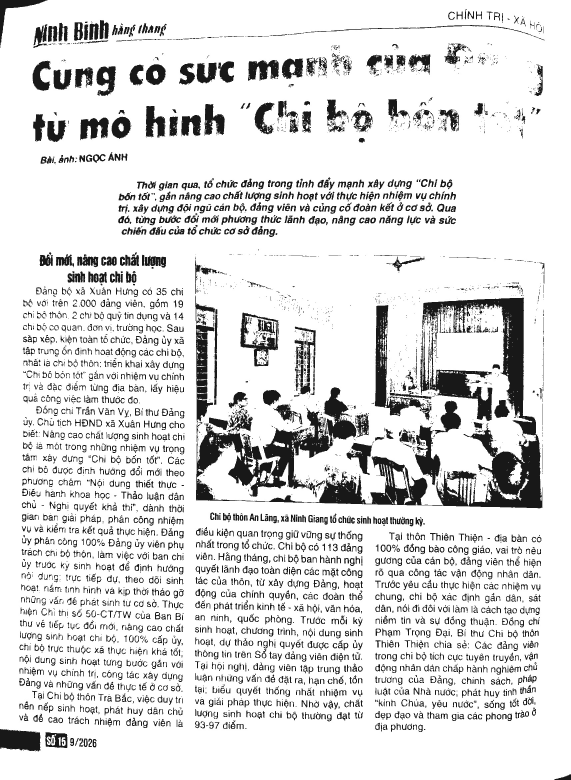
#> input picture giayto/app/de-an-nang-cap-scan/kiem-chung/R6.2/anh-app/IMG_NB_01_ink.jpg, 1713 x 2339 px, given as the content of the folder e-an-nang-cap-scan/kiem-chung/R6.2/anh-app/IMG_NB_01_ink.jpg, which was not available (shown at 1/3 size)
$ python chat-luong.py ../de-an-nang-cap-scan/kiem-chung/R6.2/anh-app/IMG_NB_01_ink.jpg ../de-an-nang-cap-scan/kiem-chung/R6.2/anh-app/IMG_NB_01_magic.jpg
#> lines starting #> are read from the running program, lines starting #| are printed output that depends on the picture; after the words box and inside, x2 and y2 are one past the last pixel; in counts of white or black regions, pixels touching at a corner belong together; pictures that were not available may be replaced by others from this repository, and a replacement may not be noted
#!/usr/bin/env python3
"""B01 — Bộ kiểm chất lượng ảnh.
Chấm điểm ảnh đầu ra pipeline (mặc định progress/V12/chuan): độ nét (phương sai Laplace),
độ thẳng (góc nghiêng dòng chữ, độ) và OCR (độ tin cậy trung bình tesseract 'vie', số từ).
  python3 scripts/chat-luong.py                 # ghi mốc chat-luong-moc.json
  python3 scripts/chat-luong.py --so-sanh DIR   # chấm DIR và so với mốc, lệch > 1% thì thoát mã 1
"""
import sys, json, glob, os, subprocess, csv, io
import numpy as np
from PIL import Image

MOC = "de-an-nang-cap-scan/kiem-chung/chat-luong-moc.json"
NGUONG = 0.01

def gray(p, long=1600):
#> called with p = '_only/IMG_NB_01_ink.jpg', long = 1600
    im = Image.open(p).convert("L"); s = long / max(im.size)
#> after `s = long / max(im.size)`: s = 0.684
    if s < 1: im = im.resize((round(im.width * s), round(im.height * s)), Image.BILINEAR)
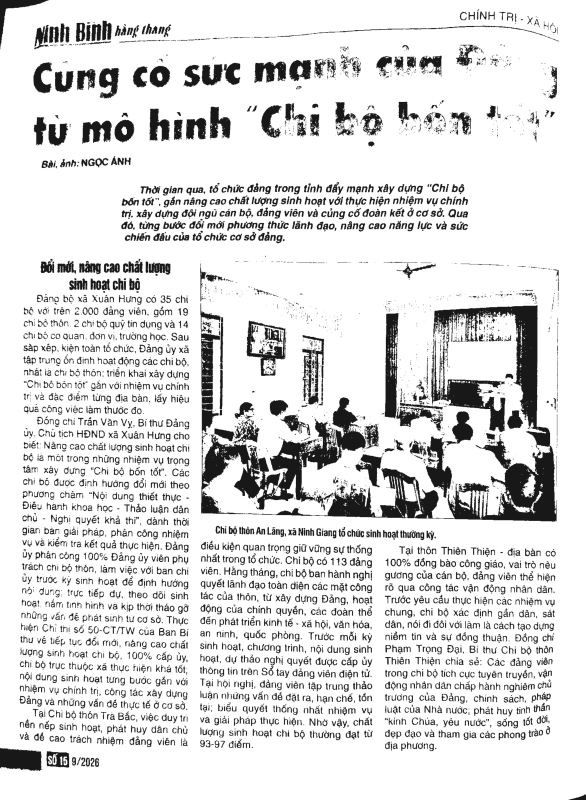
#> im: PIL image 1172x1600 L (shown at 1/2 size); min 20, max 255, mean 221
    return im

def net(a):
    a = a.astype(np.float64)
    lap = -4 * a[1:-1, 1:-1] + a[:-2, 1:-1] + a[2:, 1:-1] + a[1:-1, :-2] + a[1:-1, 2:]
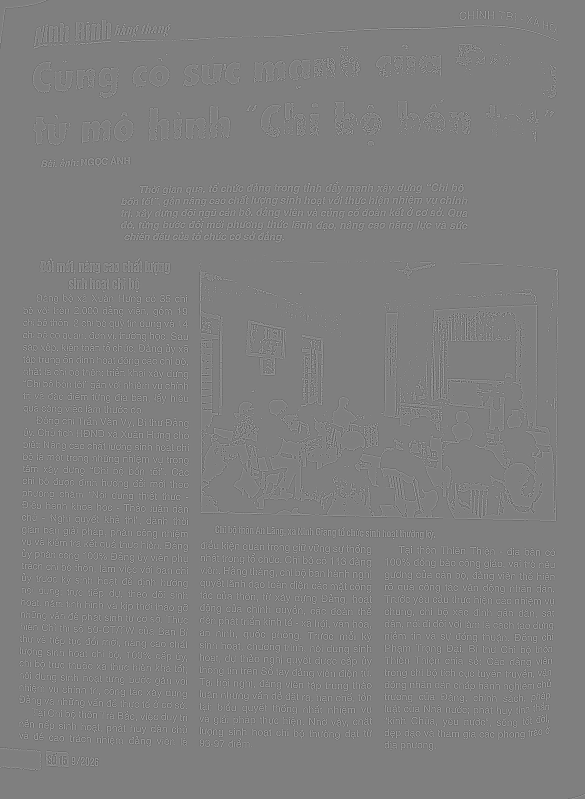
#> lap: shape (1598, 1170) float64 (shown at 1/2 size); min -718, max 714, mean 0; drawn with min black and max white
    return float(lap.var())

def nghieng(im):
    a = (np.asarray(im.resize((im.width // 2, im.height // 2))) < 128).astype(np.float64)
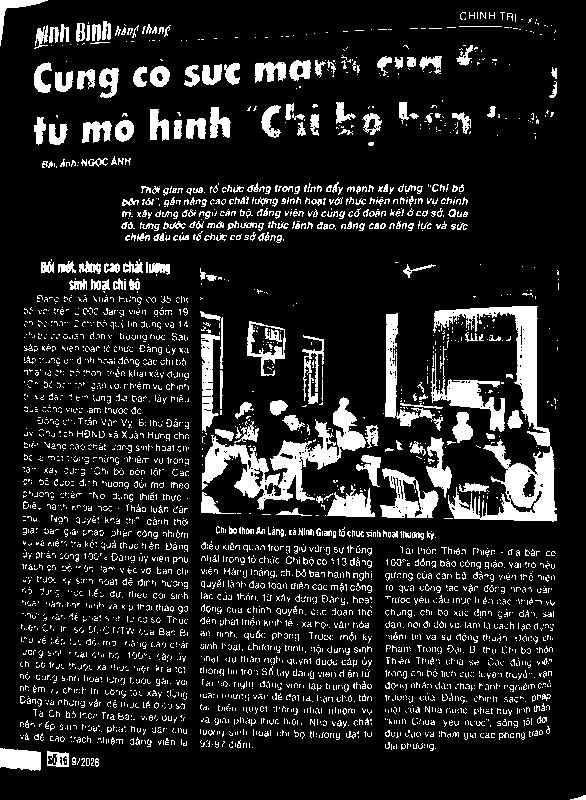
#> a: shape (800, 586) float64; values 0 (black) and 1 (white), 13.1% white; 3933 white regions (3647 under 20 px), largest, box (x1, y1, x2, y2) and area: (433, 306, 557, 522) 6823, (202, 397, 366, 510) 5023, (431, 353, 505, 432) 1590
    best, ang = -1, 0.0
    for d in np.arange(-5, 5.01, 0.25):
        r = np.asarray(Image.fromarray((a * 255).astype(np.uint8)).rotate(d, resample=Image.NEAREST)) > 0
        v = r.sum(1).astype(np.float64).var()
        if v > best: best, ang = v, float(d)
#> this loop made 41 passes
#> (v, best, ang) on passes 1, 2, 3, 4, 5, 6, 7, 8, 9, 10, 11, 18: (2807.5, 2807.5, -5), (2862.4, 2862.4, -4.75), (2899.4, 2899.4, -4.5), (2946.7, 2946.7, -4.25), (2995.5, 2995.5, -4), (3045.3, 3045.3, -3.75), (3082, 3082, -3.5), (3117.2, 3117.2, -3.25), (3140.5, 3140.5, -3), (3160.7, 3160.7, -2.75), (3177, 3177, -2.5), (3190.7, 3190.7, -0.75)
#> v on passes 12 to 17: 3174.7, 3166.5, 3149.4, 3124.1, 3112.4, 3147.9
#> pass 1, in nghieng, `r = np.asarray(Image.fromarray((a * 255).astype(np.uint8)).rotate(d, r..`:
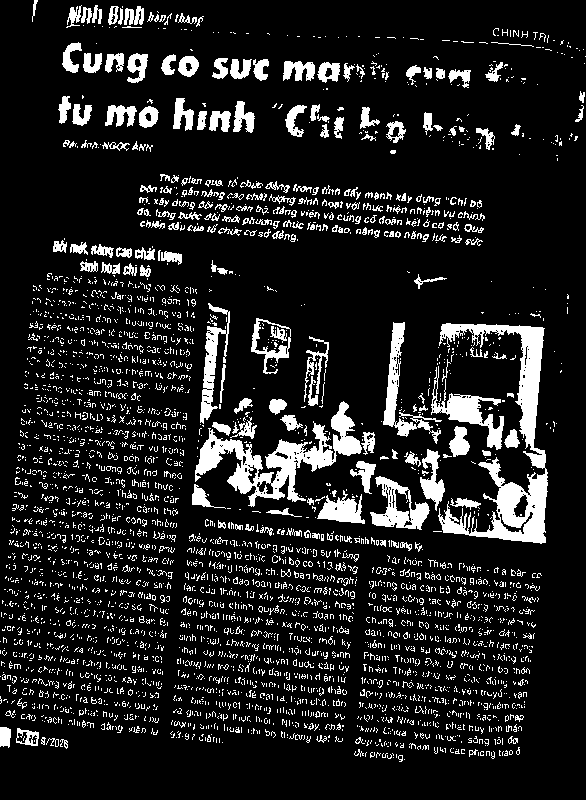
#> r: shape (800, 586) bool; 12.9% white; 3812 white regions (3504 under 20 px), largest, box (x1, y1, x2, y2) and area: (438, 323, 548, 544) 6839, (195, 401, 362, 507) 5023, (431, 366, 504, 450) 1606
#> pass 2, in nghieng, `r = np.asarray(Image.fromarray((a * 255).astype(np.uint8)).rotate(d, r..`:
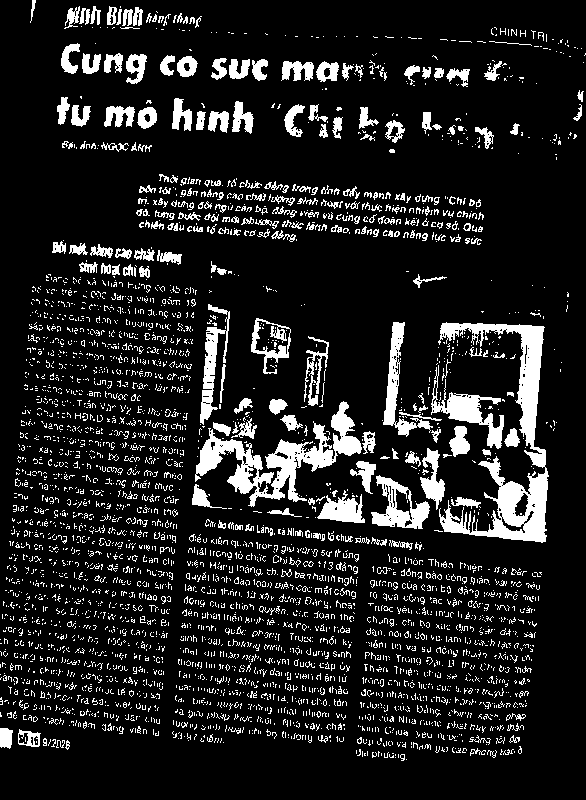
#> r: shape (800, 586) bool; 12.9% white; 3840 white regions (3521 under 20 px), largest, box (x1, y1, x2, y2) and area: (438, 322, 549, 543) 6830, (195, 401, 362, 507) 5022, (431, 365, 504, 449) 1605
#> pass 3, in nghieng, `r = np.asarray(Image.fromarray((a * 255).astype(np.uint8)).rotate(d, r..`:
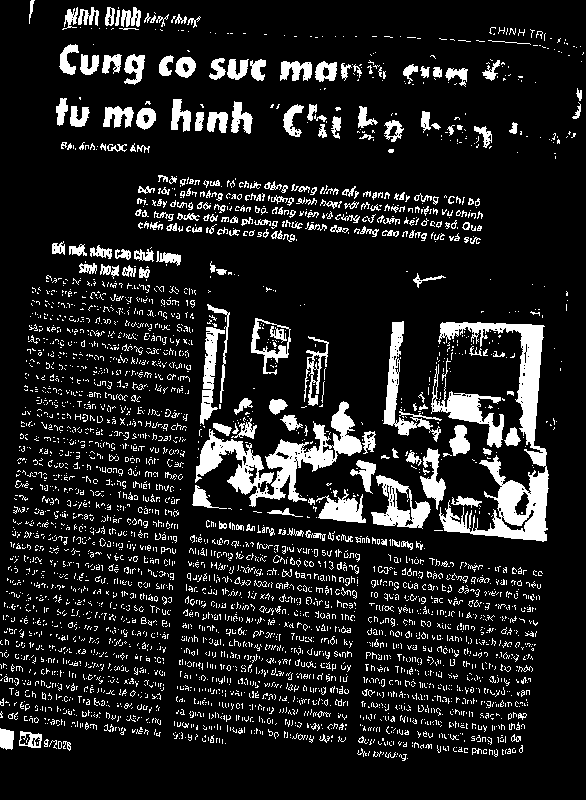
#> r: shape (800, 586) bool; 12.9% white; 3829 white regions (3526 under 20 px), largest, box (x1, y1, x2, y2) and area: (438, 322, 549, 542) 6833, (195, 401, 362, 507) 5021, (431, 364, 504, 448) 1603
#> after the loop, ang = 1; best = 3487.6
    return ang

def ocr(im):
    out = subprocess.run(["tesseract", "-", "-", "-l", "vie", "--psm", "3", "tsv"],
                         input=_png(im), capture_output=True, check=True).stdout.decode()
    confs = [float(r["conf"]) for r in csv.DictReader(io.StringIO(out), delimiter="\t")
             if r.get("text", "").strip() and float(r["conf"]) >= 0]
    return {"tu": len(confs), "tin_cay": round(sum(confs) / len(confs), 2) if confs else 0.0}

def _png(im):
    b = io.BytesIO(); im.save(b, "PNG"); return b.getvalue()

def cham(thu_muc):
    kq = {}
    for p in sorted(glob.glob(os.path.join(thu_muc, "*.png")) + glob.glob(os.path.join(thu_muc, "*.jpg"))):
        im = gray(p); ten = os.path.basename(p)
        r = {"net": round(net(np.asarray(im)), 2), "nghieng": nghieng(im)}
#> r = {'net': 6100, 'nghieng': 1}
        if "_auto" in ten: r["ocr"] = ocr(im)   # OCR chỉ cho bộ lọc auto để chạy nhanh
        kq[ten] = r
        print(ten, r, file=sys.stderr)
    return kq

def tong(kq):
    ocrs = [v["ocr"] for v in kq.values() if "ocr" in v]
    return {"so_anh": len(kq),
            "net_tb": round(float(np.mean([v["net"] for v in kq.values()])), 2),
            "nghieng_tb_tuyet_doi": round(float(np.mean([abs(v["nghieng"]) for v in kq.values()])), 3),
            "ocr_tin_cay_tb": round(float(np.mean([o["tin_cay"] for o in ocrs])), 2) if ocrs else 0,
            "ocr_tu": int(sum(o["tu"] for o in ocrs))}

def main():
    if len(sys.argv) > 2 and sys.argv[1] == "--so-sanh":
        moc = json.load(open(MOC))["tong"]; moi = tong(cham(sys.argv[2])); loi = []
        for k in ("net_tb", "ocr_tin_cay_tb", "ocr_tu"):
            if moc[k] and (moc[k] - moi[k]) / moc[k] > NGUONG: loi.append(f"{k}: {moc[k]} → {moi[k]}")
        if moi["nghieng_tb_tuyet_doi"] > moc["nghieng_tb_tuyet_doi"] + 0.25: loi.append("nghieng tăng")
        print(json.dumps({"moc": moc, "moi": moi, "loi": loi}, ensure_ascii=False, indent=1))
        sys.exit(1 if loi else 0)
    src = sys.argv[1] if len(sys.argv) > 1 else "progress/V12/chuan"
    kq = cham(src)
#> kq = 1 item
    json.dump({"nguon": src, "phien_ban": "V12", "tong": tong(kq), "anh": kq},
              open(MOC, "w"), ensure_ascii=False, indent=1)
#> in tong, `ocrs = [v["ocr"] for v in kq.values() if "ocr" in v]`: ocrs = []
    print(json.dumps(tong(kq), ensure_ascii=False))
#| {"so_anh": 1, "net_tb": 6099.98, "nghieng_tb_tuyet_doi": 1.0, "ocr_tin_cay_tb": 0, "ocr_tu": 0}

if __name__ == "__main__":
    main()

$ run again, on giayto/app/de-an-nang-cap-scan/kiem-chung/R6.2/anh-app/IMG_NB_01_magic.jpg
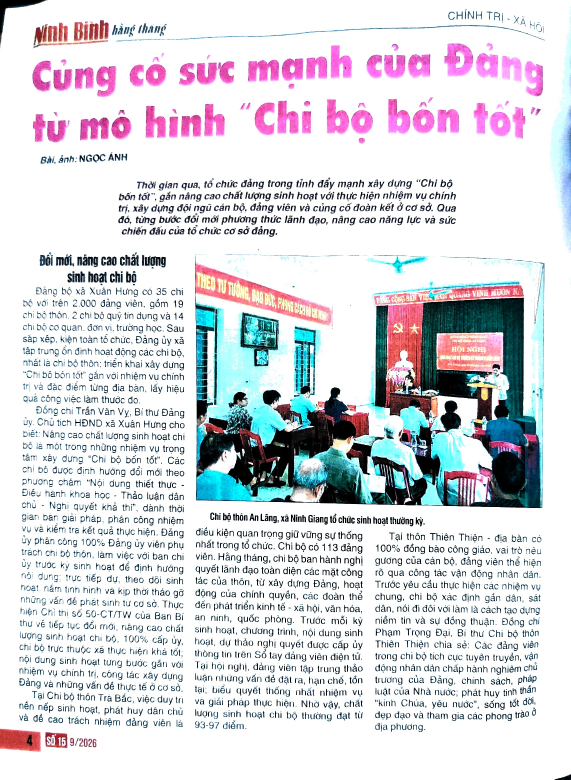
#> input picture giayto/app/de-an-nang-cap-scan/kiem-chung/R6.2/anh-app/IMG_NB_01_magic.jpg, 1713 x 2339 px, given as the content of the folder an-nang-cap-scan/kiem-chung/R6.2/anh-app/IMG_NB_01_magic.jpg, which was not available (shown at 1/3 size)
#> in nghieng, `a = (np.asarray(im.resize((im.width // 2, im.height // 2))) < 128).ast..`:
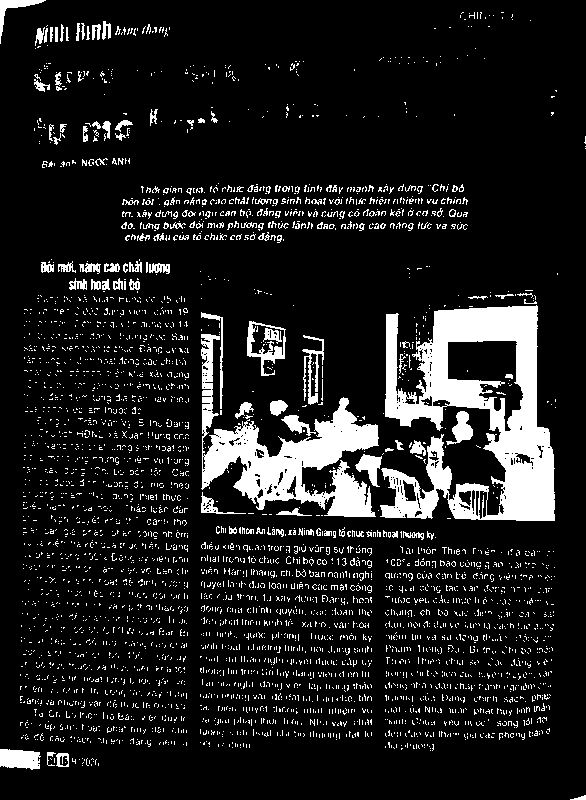
#> a: shape (800, 586) float64; values 0 (black) and 1 (white), 11.8% white; 4375 white regions (4225 under 20 px), largest, box (x1, y1, x2, y2) and area: (380, 305, 555, 521) 18723, (201, 334, 379, 517) 10366, (0, 749, 41, 770) 696
#> the loop in nghieng, `for d in np.arange(-5, 5.01, 0.25):` made 41 passes
#> (v, best, ang) on passes 1, 2, 3, 4, 5, 7, 17, 18: (4636.4, 4636.4, -5), (4645.4, 4645.4, -4.75), (4647.2, 4647.2, -4.5), (4651.7, 4651.7, -4.25), (4656.6, 4656.6, -4), (4658.2, 4658.2, -3.5), (4718.1, 4718.1, -1), (4783, 4783, -0.75)
#> pass 3, in nghieng, `r = np.asarray(Image.fromarray((a * 255).astype(np.uint8)).rotate(d, r..`:
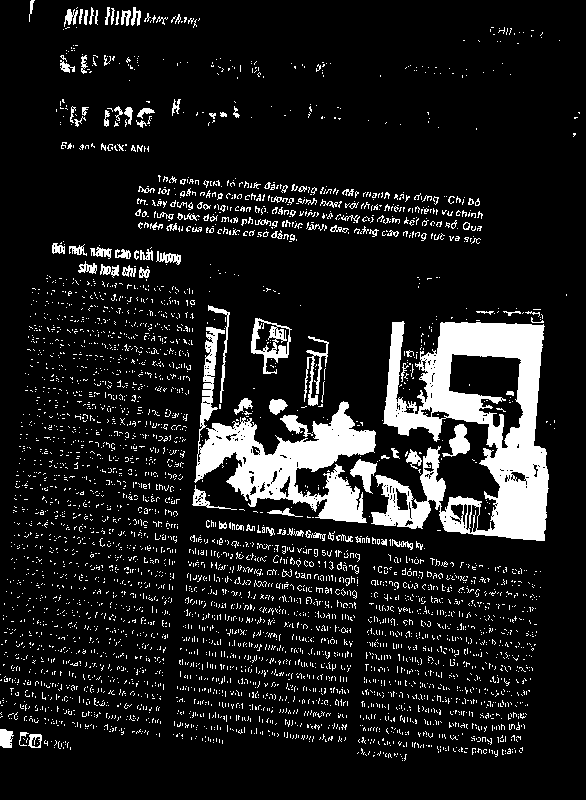
#> r: shape (800, 586) bool; 11.6% white; 4313 white regions (4161 under 20 px), largest, box (x1, y1, x2, y2) and area: (371, 321, 549, 541) 18726, (194, 327, 376, 523) 10367, (251, 318, 292, 374) 829
#> after the loop in nghieng, `for d in np.arange(-5, 5.01, 0.25):`: ang = 1; best = 5159.4
#> in cham, `r = {"net": round(net(np.asarray(im)), 2), "nghieng": nghieng(im)}`: r = {'net': 3910.1, 'nghieng': 1}
#> kq = 1 item
#> ocrs = []
#| {"so_anh": 1, "net_tb": 3910.06, "nghieng_tb_tuyet_doi": 1.0, "ocr_tin_cay_tb": 0, "ocr_tu": 0}
